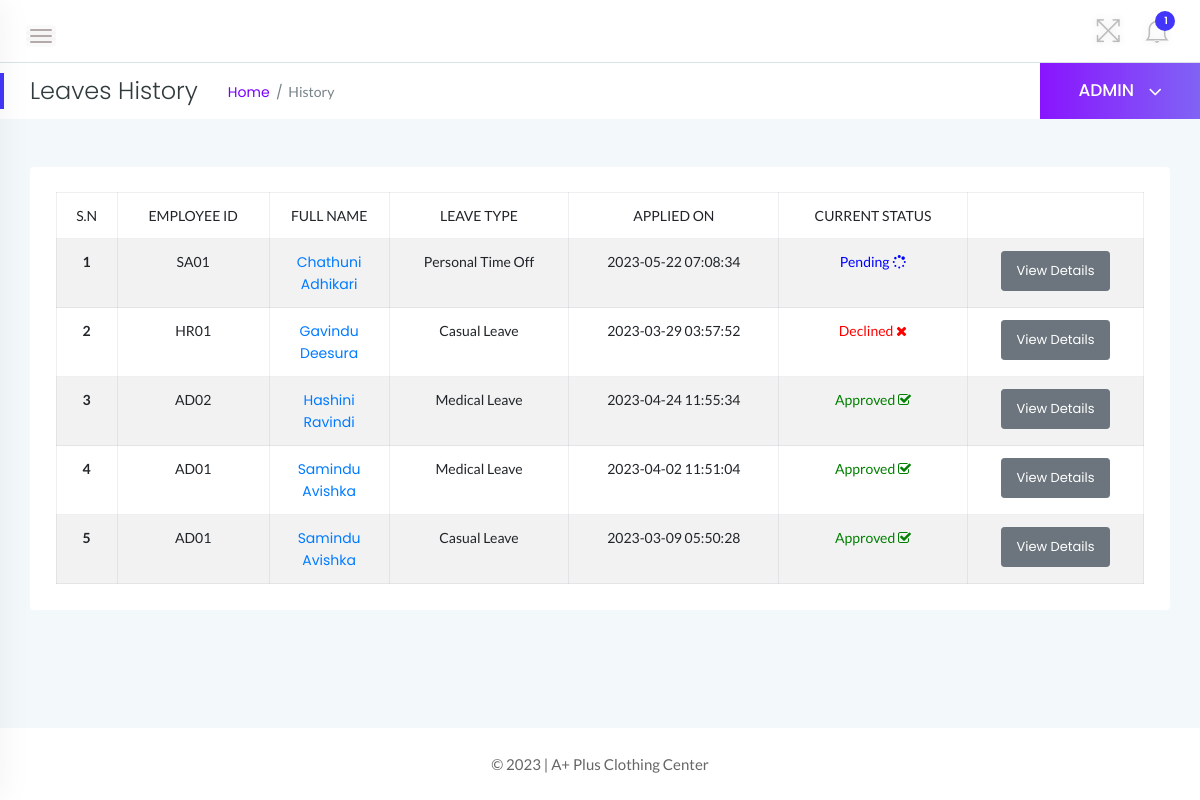
The page /admin/leave-history.php (signed in) on the database its author committed.
### tables this page shows
CREATE TABLE `tblleaves` (
  `id` int(11) NOT NULL,
  `LeaveType` varchar(110) NOT NULL,
  `ToDate` varchar(120) NOT NULL,
  `FromDate` varchar(120) NOT NULL,
  `Description` mediumtext NOT NULL,
  `PostingDate` timestamp NOT NULL DEFAULT current_timestamp(),
  `AdminRemark` mediumtext DEFAULT NULL,
  `AdminRemarkDate` varchar(120) DEFAULT NULL,
  `Status` int(1) NOT NULL,
  `IsRead` int(1) NOT NULL,
  `empid` int(11) DEFAULT NULL
);

CREATE TABLE `tblemployees` (
  `id` int(11) NOT NULL,
  `EmpId` varchar(100) NOT NULL,
  `FirstName` varchar(150) NOT NULL,
  `LastName` varchar(150) NOT NULL,
  `EmailId` varchar(200) NOT NULL,
  `Password` varchar(180) NOT NULL,
  `Gender` varchar(100) NOT NULL,
  `Dob` varchar(100) NOT NULL,
  `Department` varchar(255) NOT NULL,
  `Address` varchar(255) NOT NULL,
  `City` varchar(200) NOT NULL,
  `Country` varchar(150) NOT NULL,
  `Phonenumber` char(11) NOT NULL,
  `Status` int(1) NOT NULL,
  `RegDate` timestamp NOT NULL DEFAULT current_timestamp()
);

### admin/leave-history.php (the view, shortened to what this page needs)
<?php
    if(strlen($_SESSION['alogin'])==0){
        header('location:index.php');
    } else {
 ?>
<!doctype html>
<html class="no-js" lang="en">
<head>
    <link rel="stylesheet" href="../assets/css/bootstrap.min.css">
    <link rel="stylesheet" href="../assets/css/font-awesome.min.css">
    <link rel="stylesheet" href="../assets/css/themify-icons.css">
    <link rel="stylesheet" href="../assets/css/metisMenu.css">
    <link rel="stylesheet" href="../assets/css/owl.carousel.min.css">
    <link rel="stylesheet" href="../assets/css/slicknav.min.css">
    <link rel="stylesheet" href="https://www.amcharts.com/lib/3/plugins/export/export.css" type="text/css" media="all" />
    <link rel="stylesheet" type="text/css" href="https://cdn.datatables.net/1.10.19/css/jquery.dataTables.css">
    <link rel="stylesheet" type="text/css" href="https://cdn.datatables.net/1.10.18/css/dataTables.bootstrap4.min.css">
    <link rel="stylesheet" type="text/css" href="https://cdn.datatables.net/responsive/2.2.3/css/responsive.bootstrap.min.css">
    <link rel="stylesheet" type="text/css" href="https://cdn.datatables.net/responsive/2.2.3/css/responsive.jqueryui.min.css">
    <link rel="stylesheet" href="../assets/css/typography.css">
    <link rel="stylesheet" href="../assets/css/default-css.css">
    <link rel="stylesheet" href="../assets/css/styles.css">
    <link rel="stylesheet" href="../assets/css/responsive.css">
</head>
<body>
    <div class="page-container">
        <div class="main-content">
            <div class="header-area">
                <div class="row align-items-center">
                    <div class="col-md-6 col-sm-8 clearfix">
                        <div class="nav-btn pull-left">
                            <span></span>
                            <span></span>
                            <span></span>
                        </div>
                    </div>
                    <div class="col-md-6 col-sm-4 clearfix">
                        <ul class="notification-area pull-right">
                            <li id="full-view"><i class="ti-fullscreen"></i></li>
                            <?php include '../includes/admin-notification.php'?>
                        </ul>
                    </div>
                </div>
            </div>
            <div class="page-title-area">
                <div class="row align-items-center">
                    <div class="col-sm-6">
                        <div class="breadcrumbs-area clearfix">
                            <h4 class="page-title pull-left">Leaves History</h4>
                            <ul class="breadcrumbs pull-left">
                                <li><a href="dashboard.php">Home</a></li>
                                <li><span>History</span></li>
                            </ul>
                        </div>
                    </div>
                    <div class="col-sm-6 clearfix">
                        <div class="user-profile pull-right">
                            <h4 class="user-name dropdown-toggle" data-toggle="dropdown">ADMIN <i class="fa fa-angle-down"></i></h4>
                        </div>
                    </div>
                </div>
            </div>
            <div class="main-content-inner">
                <div class="row">
                                <div class="col-12 mt-5">
                                    <div class="card">
                                        <div class="card-body">
                                        <div class="single-table">
                                            <div class="table-responsive">
                                                <table class="table table-hover table-striped table-bordered progress-table text-center">
                                                <thead class="text-uppercase">
                                                <tr>
                                                        <td>S.N</td>
                                                        <td>Employee ID</td>
                                                        <td width="120">Full Name</td>
                                                        <td>Leave Type</td>
                                                        <td>Applied On</td>
                                                        <td>Current Status</td>
                                                        <td></td>
                                                    </tr>
                                                </thead>
                                                <tbody>
                                                <?php
                                                    $sql = "SELECT tblleaves.id as lid,tblemployees.FirstName,tblemployees.LastName,tblemployees.EmpId,tblemployees.id,tblleaves.LeaveType,tblleaves.PostingDate,tblleaves.Status from tblleaves join tblemployees on tblleaves.empid=tblemployees.id order by lid desc";
                                                    $query = $dbh -> prepare($sql);
                                                    $query->execute();
                                                    $results=$query->fetchAll(PDO::FETCH_OBJ);
                                                    $cnt=1;
                                                    if($query->rowCount() > 0){
                                                    foreach($results as $result)
                                                    {
                                                ?>
                                        <tr>
                                            <td> <b><?php echo htmlentities($cnt);?></b></td>
                                            <td><?php echo htmlentities($result->EmpId);?></td>
                                            <td><a href="update-employee.php?empid=<?php echo htmlentities($result->id);?>" target="_blank"><?php echo htmlentities($result->FirstName." ".$result->LastName);?></a></td>
                                            <td><?php echo htmlentities($result->LeaveType);?></td>
                                            <td><?php echo htmlentities($result->PostingDate);?></td>
                                            <td><?php $stats=$result->Status;
                                            if($stats==1){
                                             ?>
                                                 <span style="color: green">Approved <i class="fa fa-check-square-o"></i></span>
                                                 <?php } if($stats==2)  { ?>
                                                <span style="color: red">Declined <i class="fa fa-times"></i></span>
                                                 <?php } if($stats==0)  { ?>
                                            <span style="color: blue">Pending <i class="fa fa-spinner"></i></span>
                                            <?php } ?>
                                             </td>
                                            <td><a href="employeeLeave-details.php?leaveid=<?php echo htmlentities($result->lid);?>" class="btn btn-secondary btn-sm">View Details</a></td>
                                            </tr>
                                                <?php $cnt++;} }?>
                                            </tbody>
                                                </table>
                                            </div>
                                        </div>
                                        </div>
                                    </div>
                                </div>
                </div>
                </div>
            </div>
            <?php include '../includes/footer.php' ?>
        </div>
</body>
</html>
<?php } ?>

### assets/css/styles.css (style rules this page uses)
.page-container { width: 100%; height: 100%; min-height: 100vh; padding-left: 280px; -webkit-transition: padding-left 0.3s ease 0s; transition: padding-left 0.3s ease 0s; }
.sbar_collapsed.page-container { padding-left: 0; }
.card { border: none; border-radius: 4px; background-color: #fff; -webkit-transition: all 0.3s ease 0s; transition: all 0.3s ease 0s; }
.card-body { padding: 25.6px; padding: 1.6rem; }
.main-content { width: 100%; background: #f3f8fb; }
.main-content-inner { padding: 0 30px 50px; }
.header-area { padding: 15px 30px; background: #fff; border-bottom: 1px solid #d8e3e7; }
.nav-btn { margin: 10px 30px 0 0; cursor: pointer; }
.nav-btn span { display: block; width: 22px; height: 2px; background: #b3aaaa; margin: 4px 0; border-radius: 15px; -webkit-transition: all 0.3s ease 0s; transition: all 0.3s ease 0s; box-shadow: 0 0 0 4px rgba(99, 96, 96, 0.03); }
.nav-btn span:nth-child(2) { opacity: 0; }
.nav-btn span:first-child { -webkit-transform: rotate(45deg) translate(5px, 5px); transform: rotate(45deg) translate(5px, 5px); }
.nav-btn span:last-child { -webkit-transform: rotate(-45deg) translate(3px, -3px); transform: rotate(-45deg) translate(3px, -3px); }
.sbar_collapsed .nav-btn span { transform: none; opacity: 1; }
.notification-area { -webkit-user-select: none; -moz-user-select: none; -ms-user-select: none; user-select: none; position: relative; z-index: 1; }
.notification-area li { display: inline-block; margin-left: 20px; cursor: pointer; -webkit-user-select: none; -moz-user-select: none; -ms-user-select: none; user-select: none; }
.notification-area li > i { font-size: 26px; color: #bdbcbc; vertical-align: middle; text-shadow: 0 0 8px rgba(0, 0, 0, 0.12); -webkit-transition: color 0.3s ease 0s; transition: color 0.3s ease 0s; }
.notification-area li#full-view { display: inline-block; }
.page-title-area { padding: 0 30px; background: #fff; position: relative; }
.page-title-area:before { content: ""; position: absolute; left: 0; top: 50%; width: 4px; height: 36px; background: var(--primary-color); -webkit-transform: translateY(-50%); transform: translateY(-50%); }
.page-title { font-size: 24px; font-weight: 300; color: #313b3d; letter-spacing: 0; margin-right: 30px; }
ul.breadcrumbs { margin-top: 4px; }
.breadcrumbs li { display: inline-block; }
.breadcrumbs li a, .breadcrumbs li span { display: block; font-size: 14px; font-weight: 400; color: #7801ff; letter-spacing: 0; margin-right: 16px; position: relative; }
.breadcrumbs li a:before { content: "/"; color: #768387; position: absolute; right: -13px; top: 0; }
.breadcrumbs li span { margin-right: 0; color: #768387; text-transform: capitalize; }
.user-profile { margin-right: -30px; display: -webkit-box; display: -ms-flexbox; display: flex; -webkit-box-align: center; -ms-flex-align: center; align-items: center; -ms-flex-wrap: wrap; flex-wrap: wrap; background: -webkit-linear-gradient(left, #8914fe 0%, #8063f5 100%); background: linear-gradient(to right, #8914fe 0%, #8063f5 100%); padding: 17px 38px; position: relative; }
.user-name { font-size: 17px; font-weight: 500; color: #fff; letter-spacing: 0; cursor: pointer; -webkit-user-select: none; -moz-user-select: none; -ms-user-select: none; user-select: none; }
.user-name i { margin-left: 10px; font-size: 21px; vertical-align: middle; position: relative; }
.notification-area .dropdown-toggle, .user-name.dropdown-toggle { position: relative; }
.notification-area .dropdown-toggle:after, .user-name.dropdown-toggle:after { display: none; }
.btn { padding: 11px 17px; font-size: 13px; letter-spacing: 0; }
.btn-sm { padding: 9px 14px; }
.single-table .table { margin-bottom: 0; }
table tr th, table tr td { border-top: 1px solid rgba(120, 130, 140, 0.13) !important; }
.table-bordered td, .table-bordered th { border: 1px solid rgba(120, 130, 140, 0.13) !important; }

### rows shown on the page
tblleaves: tblemployees.EmpId "SA01", tblemployees.FirstName+LastName "Chathuni Adhikari", LeaveType "Personal Time Off", PostingDate "2023-05-22 07:08:34", Status "Pending"
tblleaves: tblemployees.EmpId "HR01", tblemployees.FirstName+LastName "Gavindu Deesura", LeaveType "Casual Leave", PostingDate "2023-03-29 03:57:52", Status "Declined"
tblleaves: tblemployees.EmpId "AD02", tblemployees.FirstName+LastName "Hashini Ravindi", LeaveType "Medical Leave", PostingDate "2023-04-24 11:55:34", Status "Approved"
tblleaves: tblemployees.EmpId "AD01", tblemployees.FirstName+LastName "Samindu Avishka", LeaveType "Medical Leave", PostingDate "2023-04-02 11:51:04", Status "Approved"
tblleaves: tblemployees.EmpId "AD01", tblemployees.FirstName+LastName "Samindu Avishka", LeaveType "Casual Leave", PostingDate "2023-03-09 05:50:28", Status "Approved"

### other values the page prints
$unreadcount "1"
